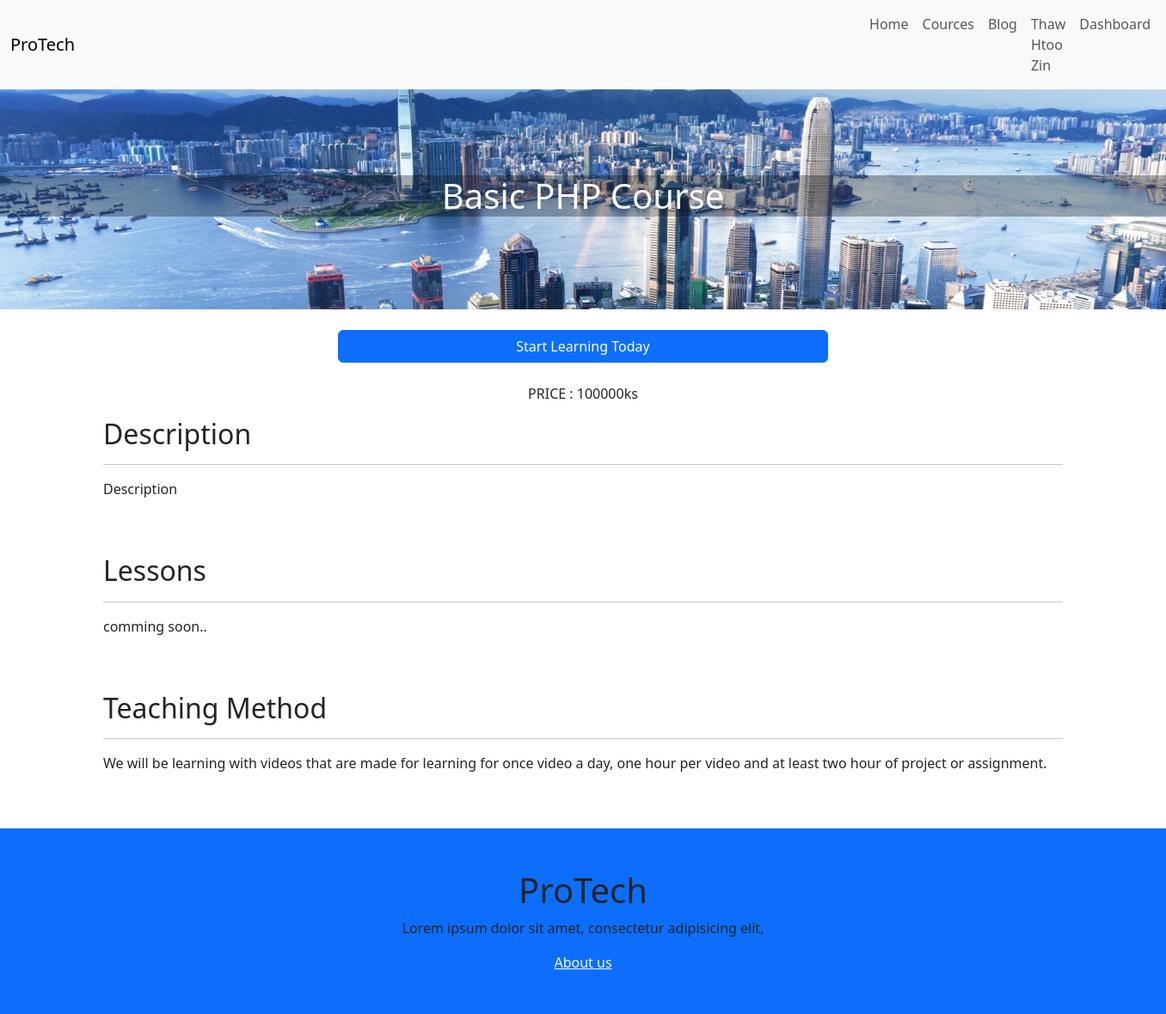
The page /course_detail.php?id=9 (signed in) on the database its author committed.
### tables this page shows
CREATE TABLE `course` (
  `id` int(11) NOT NULL,
  `image` varchar(255) NOT NULL,
  `name` varchar(255) NOT NULL,
  `description` text NOT NULL,
  `price` int(11) NOT NULL,
  `category_id` int(11) NOT NULL
);

### course_detail.php (the view, shortened to what this page needs)
<?php
include 'config/connect.php';
 ?>
<!DOCTYPE html>
<html lang="en" dir="ltr">
<head>
    <link href="https://cdn.jsdelivr.net/npm/bootstrap@5.3.0/dist/css/bootstrap.min.css" rel="stylesheet">
  </head>
  <body>
    <?php include 'navbar.php';
    $id = $_GET['id'];
    ?>
    <?php
    $stmt = $pdo->prepare("SELECT * FROM course WHERE id=$id");
    $stmt->execute();
    $data = $stmt->fetch(PDO::FETCH_ASSOC);
    if(!empty($_SESSION['username'])){
    $username = $_SESSION['username'];
    $ownedcourse = $pdo->prepare("SELECT * FROM user_courses WHERE username='$username'");
    $ownedcourse->execute();
    $ocdata = $ownedcourse->fetch(PDO::FETCH_ASSOC);
  }
    ?>
    <div class="first-container">
      <h1 class="text-light text-center"><?php echo $data['name']; ?></h1>
    </div>
    <div class="main-container container">
      <div class="row">
        <a href="<?php
        if(!empty($_SESSION['logged_in'])){
          if($_SESSION['logged_in'] === true){
            if(!empty($ocdata['username'])){
              if(empty($ocsdata['username'])){
                echo "course_page.php?id=". $_GET['id'] ."&lesson=1";
              }else{
                echo "buy_a_course.php?id=". $data['id'] ."";
              }
            }else{
              echo "buy_a_course.php?id=". $data['id'] ."";
            }
          }
        }else{
          echo "login.php";
        }
        ?>" class="btn btn-primary w-50 ms-auto me-auto mt-4 mb-4">Start Learning Today</a>
        <p class="text-center">PRICE : <?php echo $data['price']; ?>ks</p>
      </div>
      <h2>Description</h2>
      <hr>
      <p><?php echo $data['description']; ?></p>
      <br><br>
      <h2>Lessons</h2>
      <hr>
      <p>comming soon..</p>
      <br><br>
      <h2>Teaching Method</h2>
      <hr>
      <p>We will be learning with videos that are made for learning for once video a day, one hour per video and at least two hour of project or assignment.</p>
      <br><br>
    </div>
    <div class="text-center footer bg-primary pt-5 pb-5">
      <h1>ProTech</h1>
      <p>Lorem ipsum dolor sit amet, consectetur adipisicing elit,</p>
      <a href="about.php" class="text-light">About us</a>
    </div>
  </body>
</html>

### course_detail.php (style rules this page uses)
.first-container { padding-top: 100px; background-image: url("image/background2.jpg"); background-size: cover; padding-bottom: 100px; }
.first-container h1 { background:rgba(0, 0, 0, 0.3); }

### rows shown on the page
course: name "Basic PHP Course", price "100000", description "Description"

### other values the page prints
$_SESSION['username'] "Thaw Htoo Zin"
